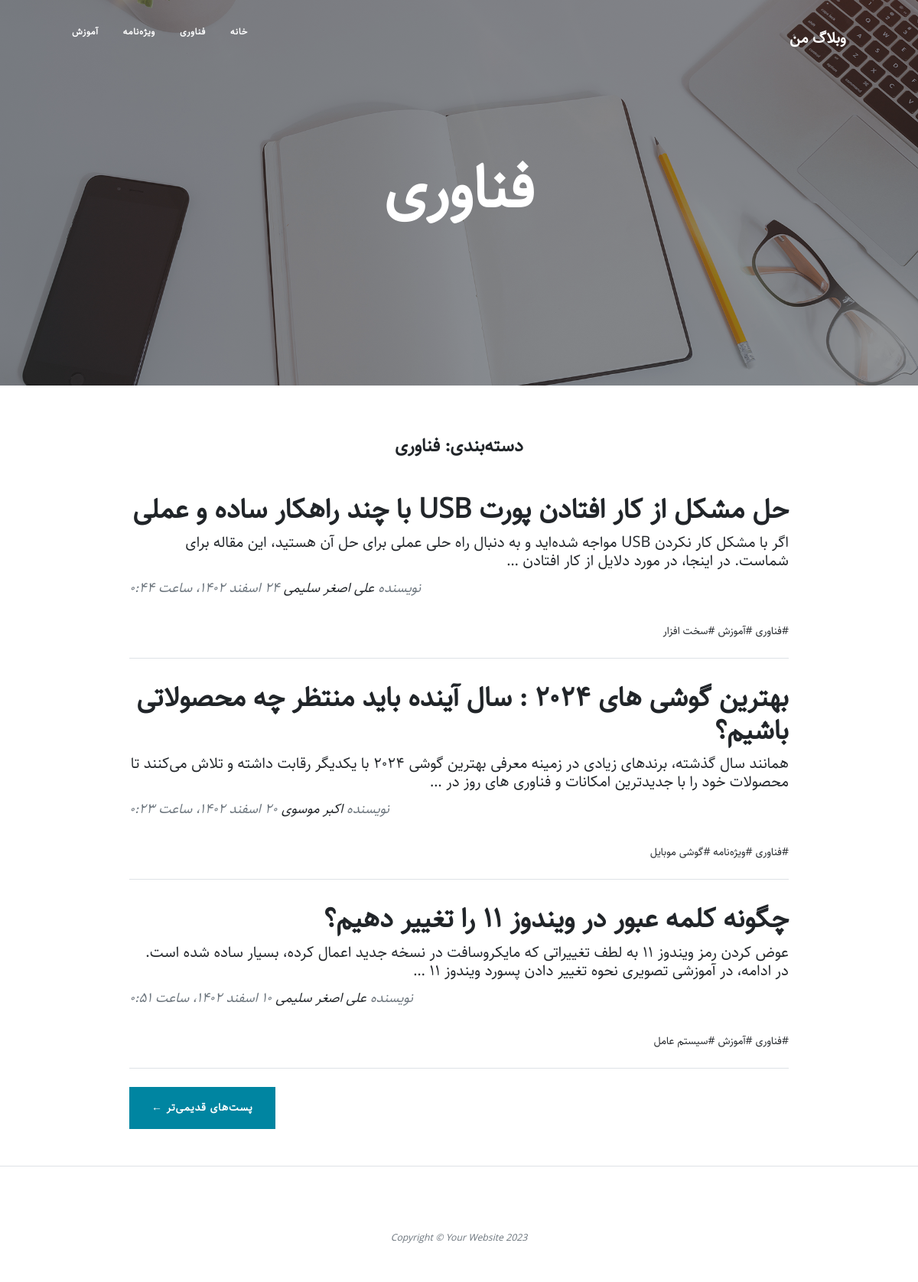
/blog/category/technology, run on the app's committed database.
### blog/models.py (models this page shows, shortened)
class Category(models.Model):
    parent = models.ForeignKey('self', default=None, null=True, blank=True, on_delete=models.SET_NULL, related_name='children', verbose_name="زیردسته")
    title = models.CharField(max_length=200, verbose_name='عنوان دسته‌بدی')
    slug = models.SlugField(max_length=100, unique = True, verbose_name="آدرس دسته‌بندی")
    status = models.BooleanField(default=True, verbose_name='آیا نمایش داده شود؟')
    position = models.IntegerField(verbose_name='پوزیش')
    class Meta:
        verbose_name = 'دسته‌بندی'
        verbose_name_plural = 'دسته‌بندی‌ها'
        ordering = ['parent__id', 'position']
    objects = CategoryManager()

class articles(models.Model):
    STATUS_CHOICES = (
        ('d', 'پیش‌نویس'),
        ('p', 'منتشر شده')
    )
    title = models.CharField(max_length=200, verbose_name='عنوان مقاله')
    slug = models.SlugField(max_length=100, unique = True, verbose_name="آدرس مقاله")
    description = models.TextField(verbose_name="محتوا")
    category = models.ManyToManyField(Category, verbose_name="دسته‌بندی", related_name="articles")
    thumbnail = models.ImageField(upload_to='Images', verbose_name="تصویر")
    publish = models.DateTimeField(default=timezone.now, verbose_name="زمان انتشار")
    created = models.DateTimeField(auto_now_add=True)
    updated = models.DateTimeField(auto_now=True)
    status = models.CharField(max_length=1, choices=STATUS_CHOICES, verbose_name="وضعیت")
    author = models.ForeignKey(User, verbose_name="نویسنده", null=True, related_name='articles',
                                on_delete=models.SET_NULL)
    class Meta:
        verbose_name = 'مقاله'
        verbose_name_plural = 'مقالات'
        ordering = ['-publish']
    def jpublish(self):
        return jalali_converter(self.publish)
    jpublish.short_description = 'زمان انتشار'
    def thumbnail_tag(self):
        return format_html("<img width='100' hieght='75' src='{}'>".format(self.thumbnail.url))
    thumbnail_tag.short_description = 'عکس'
    objects = ArticleManager()

### blog/views.py (the view)
# urls.py: path('category/<slug:slug>', CategoryList.as_view(), name = 'category'),
class CategoryList(ListView):
    paginate_by = 3
    template_name = 'blog/category_list.html'
    def get_queryset(self):
        slug = self.kwargs.get('slug')
        global category
        category = get_object_or_404(Category.objects.active(), slug=slug)
        return category.articles.published()
    def get_context_data(self, **kwargs):
        context = super().get_context_data(**kwargs)
        context['category'] = category
        return context

### blog/models.py (called while the page is built)
    def published(self):
        return self.filter(status='p')

    def active(self):
        return self.filter(status=True)

### blog/templatetags/base_tags.py (called while the page is built)
@register.simple_tag
def title():
    return "وبلاگ من"

@register.inclusion_tag("blog/partials/category_navbar.html")
def category_navbar():
    return {
        "category" : Category.objects.filter(status=True)
    }

### extentions/jalali.py (called while the page is built)
    def persian_tuple(self):
        return self.persian_year, self.persian_month, self.persian_day

### extentions/utils.py (called while the page is built)
def persian_numbers_converter(my_str):
    numbers = {
        "0" : "۰",
        "1" : "۱",
        "2" : "۲",
        "3" : "۳",
        "4" : "۴",
        "5" : "۵",
        "6" : "۶",
        "7" : "۷",
        "8" : "۸",
        "9" : "۹",
    }
    for e, p in numbers.items():
        my_str = my_str.replace(e, p)
    return my_str

def jalali_converter(time):
    jmonths = ["فروردین", "اردیبهشت", "خرداد", " تیر", "مرداد", "شهریور", "مهر", "آبان", "آذر", "دی", "بهمن", "اسفند",]
    time = timezone.localtime(time)
    time_to_str = "{},{},{}".format(time.year, time.month, time.day)
    time_in_tuple = jalali.Gregorian(time_to_str).persian_tuple()
    time_in_list = list(time_in_tuple)
    for index, month in enumerate(jmonths):
        if time_in_list[1] == index + 1:
            time_in_list[1] = month
            break
    output = "{} {} {}، ساعت {}:{}".format(
        time_in_list[2],
        time_in_list[1],
        time_in_list[0],
        time.hour,
        time.minute,
    )
    return persian_numbers_converter(output)

### blog/templates/blog/category_list.html (shortened to what this page needs)
{% extends 'blog/list.html' %}
{% block blog_title %}
    {{category.title}}
{% endblock %}
{% block category_title %}
    <h4 class="alert alert-primery text-center">دسته‌بندی: {{category.title}}</h4>
{% endblock %}
{% block next_page_url %}
    {% url 'Blog:category' category.slug page_obj.next_page_number %}
{% endblock %}

### blog/templates/blog/list.html (shortened to what this page needs)
{% extends 'blog/base.html' %}
{% load static %}
{% block main %}
<header class="masthead" style="background-image: url('{% static '/blog/assets/img/home-bg.jpg' %}')">
    <div class="container position-relative px-4 px-lg-5">
        <div class="row gx-4 gx-lg-5 justify-content-center">
            <div class="col-md-10 col-lg-8 col-xl-7">
                <div class="site-heading">
                    <h1>{% block blog_title %}{% endblock %}</h1>
                </div>
            </div>
        </div>
    </div>
</header>
<div class="container px-4 px-lg-5">
    <div class="row gx-4 gx-lg-5 justify-content-center">
        <div class="col-md-10 col-lg-8 col-xl-10">
            {% block category_title %}{% endblock %}
            {% for article in object_list %}
                <div class="post-preview">
                    <a href="{% url 'Blog:Detail' article.slug %}">
                        <h6 class="post-title">{{article.title}}</h6>
                        <h5 class="post-subtitle">{{article.description|truncatewords:30}}</h5>
                    </a>
                    <p class="post-meta">
                        نویسنده
                        <a href="{% url 'Blog:author' article.author %}">{{article.author.get_full_name}} </a>
                        {{article.jpublish}}
                    </p>
                    <div>
                        {% for cat in article.category.active %}
                            <a href="{% url 'Blog:category' cat.slug %}">#{{cat.title}}</a>
                        {% endfor %}
                    </div>
                </div>
                <hr class="my-4" />
            {% endfor %}
            <div class="d-flex justify-content-end mb-4">
                {% if is_paginated %}
                    <div class="d-flex justify-content-end mb-4 pajer-botten">
                        {% if page_obj.has_next %}
                            <a class="btn btn-primary text-uppercase" href="{% block next_page_url %}{% endblock %}">پست‌های قدیمی‌تر ←</a>
                        {% endif %}
                    </div>
                {% endif %}
            </div>
        </div>
    </div>
</div>
{% endblock %}

### blog/templates/blog/base.html (shortened to what this page needs)
{% load static %}
{% load base_tags %}
<!DOCTYPE html>
<html lang="en">
    <head>
        <link href="{% static '/blog/css/styles.css' %}" rel="stylesheet"/>
        <link href="{% static '/blog/css/rtl2.css' %}" rel="stylesheet"/>
        <link href="{% static '/blog/css/navbar_style.css' %}" rel="stylesheet"/>
    </head>
    <body>
        <nav class="navbar navbar-expand-lg navbar-light" id="mainNav">
            <div class="container px-4 px-lg-5">
                <a class="navbar-brand" href="{% url 'Blog:Home' %}">{% title %}</a>
                {% category_navbar %}
            </div>
        </nav>
{% block main %}
{% endblock %}
        <footer class="border-top">
            <div class="container px-4 px-lg-5">
                <div class="row gx-4 gx-lg-5 justify-content-center">
                    <div class="col-md-10 col-lg-8 col-xl-7">
                        <ul class="list-inline text-center">
                        </ul>
                        <div class="small text-center text-muted fst-italic">Copyright &copy; Your Website 2023</div>
                    </div>
                </div>
            </div>
        </footer>
    </body>
</html>

### blog/templates/blog/partials/category_navbar.html (shortened to what this page needs)
<div class="collapse navbar-collapse nav" id="navbarResponsive">
    <ul class="navbar-nav ms-auto py-4 py-lg-0">
        <li class="nav-item"><a class="nav-link px-lg-3 py-3 py-lg-4" href="{% url 'Blog:Home' %}">خانه</a></li>
        {% for cat in category %}
            {% if cat.parent == None %}
                <li class="nav-item">
                    <a class="nav-link px-lg-3 py-3 py-lg-4" href="{% url 'Blog:category' cat.slug %}">{{cat.title}}</a>
                </li>
            {% endif %}
        {% endfor %}
    </ul>
</div>

### static/blog/css/rtl2.css (style rules this page uses)
body { direction: rtl; text-align: right; font-family: "Sahel"; font-size: 14px; }
.navbar-nav { margin-left: initial !important; margin-right: auto; font-family: "Sahel"; }
p.post-meta { text-align: left; font-family: "Sahel"; }
html { font-family: "Sahel"; }
h1 { font-family: "Sahel"; }
div { font-family: "Sahel"; }

### static/blog/css/navbar_style.css (style rules this page uses)
.nav ul { padding-right: 0; }
.nav ul li { border-bottom: none; height: 86px; line-height: 20px; font-size: 14px; display: inline-block; float: left; margin: 0 auto; }
.nav ul li a { text-decoration: none; color: #FFFFFF; display: block; transition: .3s background-color; padding:0 24px; }
.nav a { border-bottom: none; }

### data on the page
Category: title "فناوری"
Category: title "ویژه‌نامه"
Category: title "آموزش"
articles: title "حل مشکل از کار افتادن پورت USB با چند راهکار ساده و عملی", description "اگر با مشکل کار نکردن USB مواجه شده‌اید و به دنبال راه حلی عملی برای حل آن هستید، این مقاله برای شماست. در اینجا، در مورد دلایل از کار افتادن …", author.get_full_name "علی اصغر سلیمی", jpublish "۲۴ اسفند ۱۴۰۲، ساعت ۰:۴۴"
Category: title "سخت افزار"
articles: title "بهترین گوشی های ۲۰۲۴ : سال آینده باید منتظر چه محصولاتی باشیم؟", description "همانند سال گذشته، برندهای زیادی در زمینه معرفی بهترین گوشی ۲۰۲۴ با یکدیگر رقابت داشته و تلاش می‌کنند تا محصولات خود را با جدیدترین امکانات و فناوری های روز در …", author.get_full_name "اکبر موسوی", jpublish "۲۰ اسفند ۱۴۰۲، ساعت ۰:۲۳"
Category: title "گوشی موبایل"
articles: title "چگونه کلمه عبور در ویندوز ۱۱ را تغییر دهیم؟", description "عوض کردن رمز ویندوز ۱۱ به لطف تغییراتی که مایکروسافت در نسخه جدید اعمال کرده، بسیار ساده شده است. در ادامه، در آموزشی تصویری نحوه تغییر دادن پسورد ویندوز ۱۱ …", author.get_full_name "علی اصغر سلیمی", jpublish "۱۰ اسفند ۱۴۰۲، ساعت ۰:۵۱"
Category: title "سیستم عامل"
